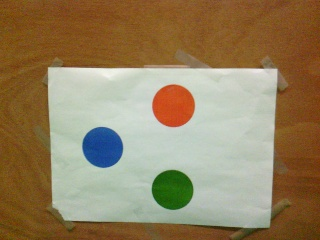
#> input picture Quest 2/Assignment 2_cv3/test_image.jpg, 320 x 240 px
$ python local_tests.py   (Python 2 division)   (older library calls are emulated)
#> lines starting #> are read from the running program, lines starting #| are printed output that depends on the picture; after the words box and inside, x2 and y2 are one past the last pixel; in counts of white or black regions, pixels touching at a corner belong together
import cv2
# import cv2.cv as cv
import numpy, math
import numpy as np
from itertools import combinations, product
# from naoqi import ALProxy
import time
import sys


#Filter HSV Image with given values
def filterImage( img, min_bgr, max_bgr):
    '''
    Input: HSV Image, 2 List of min and max HSV values
    Output: Black White Matrix/Image
    '''
    ## implement your filtering here.
    img = img
    min_scal = np.array(min_bgr)
    max_scal = np.array(max_bgr)

    resultimg = cv2.inRange(img, min_scal, max_scal)

    # return resultimg
    return cv2.blur(resultimg, (3,3))

#Find Circle in a filtered image
def findCircle(imgMat):
    '''
    Input: Black Whit Image
    Return: List of center position of found Circle
    '''

    img = imgMat

    # Hough algorithm parameters
    dp = 2
    minD = 30
    p1 = 255
    p2 = 27
    minS = 8
    maxS = 70
    circles = cv2.HoughCircles(img, cv2.HOUGH_GRADIENT, dp, minD, None, p1, p2, minS, maxS)

    try:
        n_circles = len(circles)
        return np.reshape(circles,(circles.shape[1],circles.shape[2]))
    except TypeError:
        return np.asarray([])

def in_range_bgr(img,bgr_low,bgr_high):
    return cv2.inRange(img, np.array(bgr_low), np.array(bgr_high))

def filter_find_circle( image, bgr_low, bgr_high):
    """Filters image to black and white inbetween color range.
    Returns circles found in black and white image"""
    bw_image = filterImage(image, bgr_low, bgr_high)
    blobs = findCircle(bw_image)
    return blobs, bw_image


def cutout_paper( image, blueBlobs):
    """Masks paper out of the whole image by filling up the shape where the blueBlob was found"""
    # Prepare image
    gray = cv2.cvtColor(image, cv2.COLOR_BGR2GRAY)
    # canny = cv2.Canny(gray, 130, 255, 10)
    ret, thresh = cv2.threshold(gray, 160, 255, 0)
    mask = np.full(gray.shape, 255 ,dtype=np.uint8)     # Create mask


    # [20 lines of commented-out code are left out]
    contours, hierarchy = cv2.findContours(thresh, cv2.RETR_TREE, cv2.CHAIN_APPROX_SIMPLE)

    # contours = contours[0] if len(contours) == 2 else contours[1]
    biggest_contour = 0
    mid_paper = blueBlobs[0][:2]

    for c, h in zip(contours, hierarchy[0]):
        if h[3] == -1 and h[2] > 0:
            print("++++++++++++++++++++++++++++++++++++++++++++++++++++")
            print(c, h)
            print("Drawn")
            if len(c) > biggest_contour:
                mid_paper = np.mean(c, axis=0, dtype=int)
                biggest_contour = len(c)
            print("Mean paper", mid_paper)
            cv2.drawContours(mask, [c], -1, (0,255,0), 1)
    print(blueBlobs[0][:2])
    print(mid_paper[0])
    # print(foo)
    # Create mask for floodfill
    h, w = mask.shape[:2]
    mask2 = np.zeros((h+2, w+2), np.uint8)

    # Fill mask from blob
    cv2.floodFill(mask, mask2, tuple(mid_paper[0]), 0)
    # cv2.floodFill(mask, mask2, tuple(blueBlobs[0][:2]), 0)

    # cv2.imshow("Mask", mask)
    # cv2.waitKey(0)
    image[mask.astype(np.bool), :] = 0
    cv2.imshow("Mask", image)
    cv2.waitKey(0)

    # print(foo)
    return image

def slice_coords( blobsList):
    """
    Input: blobsList with [x , y , radius]
    Returns: Array with x, y coordinates according to number of blobs found
    """
    xyblobsList = []
    for blobList in blobsList:
        if len(blobList) == 0:
            xyblobsList.append([])
        else:
            xyblobsList.append(blobList[:, :2])

    return np.asarray(xyblobsList)

def find_in_bound_blobs( blobsList, image_dim):
    in_bounds_blobs = []
    for blobList in blobsList:
        legal_blobs = []
        for blob in blobList:
            blob_dim = blob[:2]
            # Blob out of bounds
            if blob_dim[0] > image_dim[0] or blob_dim[1] > image_dim[1]:
                continue
            # Legal blob
            else:
                legal_blobs.append(blob)
        # Append all legal blobs
        in_bounds_blobs.append(np.asarray(legal_blobs))
    return np.asarray(in_bounds_blobs)

def find_plausible_blobs( blobsList):
    ps = list(product(*blobsList))
    plausible_blobLists = []
    for p in ps:
        blue, green, red = p
        coords = [blue[:2], green[:2], red[:2]]
        center = calcMidLandmark(coords)

        DistFromCenter = calcDistanceFromCenter(coords, center)
        std_DistanceFromCenter = np.std(DistFromCenter)

        if std_DistanceFromCenter > max(DistFromCenter) * 0.2:
            continue

        else:
            plausible_blobLists.append(p)
    return plausible_blobLists

# Proces image to detect color blobs
def getBlobsData( image):
    '''
    Input: Image
    Return: numberOfBlobsFound , [List [center-pixels] of blobs]
    '''

    # Filter blue circle
    # blueBlobs, bw_image_blue = filter_find_circle(image, [70,0,0],[255,100,100])
    blueBlobs, bw_image_blue = filter_find_circle(image, [80,0,0],[255,100,100])


    # Check wether blue circle was found
    blueLen = len(blueBlobs)

    # Cut out section with blobs from picture
    if blueLen == 1:
        image = cutout_paper(image, blueBlobs)

    cv2.imshow("Cutout", image)
    cv2.waitKey(0)

    # Filter for green blobs
    # greenBlobs, bw_image_green = filter_find_circle(image, [0,70,0],[100,255,100])
    greenBlobs, bw_image_green = filter_find_circle(image, [0,80,0],[120,255,120])
    # Filter for red blobs
    # redBlobs, bw_image_red = filter_find_circle(image, [0,0,170], [95,130,255])
    redBlobs, bw_image_red = filter_find_circle(image, [0,0,170], [100,130,255])

    ########## OPTIONAL ###############
    # Add all filtered images for total black/white image
    filter_image = bw_image_blue + bw_image_green + bw_image_red

    # Check wether green and red circle was found
    greenLen = len(greenBlobs)
    redLen = len(redBlobs)

    print("Blue blobs", blueBlobs)
    print("green blobs", greenBlobs)
    print("red blobs", redBlobs)

    blobsList = [blueBlobs, greenBlobs, redBlobs]
    print("Full bloblist", blobsList)
    # print(blobsList)
    if blueLen == 0 or greenLen == 0 or redLen == 0:
        xyblobsList = slice_coords(blobsList)
        drawn_circles = drawCircles(blobsList)
        return blueLen + greenLen + redLen, xyblobsList, filter_image, drawn_circles

    # Get dimensions of picture and reverse them for ease of use (x, y)
    image_dim = np.asarray(list(image.shape[:2])[::-1], dtype=float)

    # Find all blobs in dimensions of picture
    blobsList = find_in_bound_blobs(blobsList, image_dim)
    # [12 lines of commented-out code are left out]
    blueLen = len(blobsList[0])
    greenLen = len(blobsList[1])
    redLen = len(blobsList[2])

    # Check if there is a blob of each colour
    if blueLen == 0 or greenLen == 0 or redLen == 0:
        xyblobsList = slice_coords(blobsList)
        drawn_circles = drawCircles(blobsList)
        return blueLen + greenLen + redLen, xyblobsList, filter_image, drawn_circles

    # Radius check for all blobs
    n_blobs_per_colour = [len(blobList) for blobList in blobsList]
    mean_blobs = np.mean(n_blobs_per_colour)
    n_blobs = sum(n_blobs_per_colour)

    print(mean_blobs)
    print(n_blobs)
    print(blueLen, greenLen, redLen)

    print(min(blueLen, greenLen, redLen))
    print(max(blueLen, greenLen, redLen))
    print(3 > n_blobs > 7)
    # Check combinations if there 4 or 5 blobs and each list contains at least 1 and at most 2 blobs
    if mean_blobs != 1.0 and n_blobs > 3 and n_blobs < 7 and min(blueLen, greenLen, redLen) > 0 and max(blueLen, greenLen, redLen) < 4:
        print("AVERAGE IS NOT EQUAL TO ONE. LOOKING FOR PLAUSIBLE BLOB COMBINATIONS")
        plausible_blobLists = find_plausible_blobs(blobsList)

        if len(plausible_blobLists) == 1:
            print("One plausible blob combination found")
            blobsList = plausible_blobLists[0]
            n_blobs = len(xyblobsList[0]) + len(xyblobsList[1]) + len(xyblobsList[2])

        else:
            print("Too many or too little plausible blobs found")
            return 0, np.asarray([[], [], []]), filter_image, filter_image

    print(blobsList)
    xyblobsList = slice_coords(blobsList)
    drawn_circles = drawCircles(blobsList)
    return n_blobs, xyblobsList, filter_image, drawn_circles

def get_correct_blobsList( blobsList):
    lenList = [len(colour) for colour in blobsList]
    if max(lenList) == min(lenList) == 1:
        new_blobsList = []
        for colour in blobsList:
            new_blobsList.append(colour[0])
        return 3, new_blobsList
    return 0, []


def drawCircles(circle_data):
    if circle_data != []:
        img = np.zeros((240,320,3), np.uint8)
        for colour in circle_data:
            # Only 1 blob found
            if colour != []:
                if type(colour[0]) is float or type(colour[0]) is int:
                    if colour != []:
                        cv2.circle(img,(colour[0],colour[1]),colour[2],(255,255,255),-1)
                # Multiple blobs found
                else:
                    for circle in colour:
                        if circle != []:
                            cv2.circle(img,(circle[0],circle[1]),circle[2],(255,255,255),-1)
        return img
    else:
        print "NO CIRCLES"

def main():
    image = cv2.imread("test_image.jpg")
#> image is the input picture: shape (240, 320, 3); mean B, G, R 94.9, 128.3, 147.8

    amount_of_blobs, coords, imagearray, found_img = getBlobsData(image)
#> in filterImage, `resultimg = cv2.inRange(img, min_scal, max_scal)`:
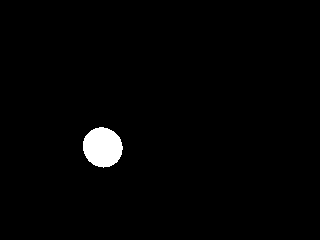
#> resultimg: shape (240, 320); 1.6% white; 1 white region, box (x1, y1, x2, y2) and area: (83, 127, 123, 168) 1247
#> in findCircle, `circles = cv2.HoughCircles(img, cv2.HOUGH_GRADIENT, dp, minD, None, p1..`: circles = [[101, 147, 18.8]]
#> in findCircle, `n_circles = len(circles)`: n_circles = 1
#> in filter_find_circle, `blobs = findCircle(bw_image)`: blobs = [[101, 147, 18.8]]
#> in getBlobsData, `blueLen = len(blueBlobs)`: blueLen = 1
#> in cutout_paper, `gray = cv2.cvtColor(image, cv2.COLOR_BGR2GRAY)`:
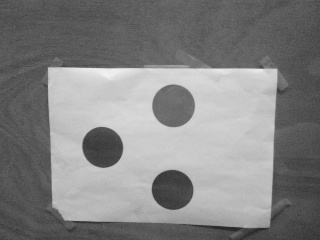
#> gray: shape (240, 320); min 37, max 243, mean 130.3
#> in cutout_paper, `ret, thresh = cv2.threshold(gray, 160, 255, 0)`:
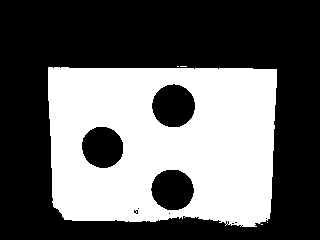
#> thresh: shape (240, 320); 39% white; 5 white regions (4 under 20 px)
#> in cutout_paper, `contours, hierarchy = cv2.findContours(thresh, cv2.RETR_TREE, cv2.CHAI..`: contours = 18 contours, 14 with area under 20; largest, box (x1, y1, x2, y2) and area: (48, 67, 277, 227) 33728, (151, 83, 196, 128) 1492, (150, 169, 195, 211) 1409, (81, 126, 124, 169) 1392
#> in cutout_paper, `mid_paper = blueBlobs[0][:2]`: mid_paper = [101, 147]
#> the loop in cutout_paper, `for c, h in zip(contours, hierarchy[0]):` made 18 passes
#> (h, mid_paper, biggest_contour) on pass 3: ([16, 1, 3, -1], [[178, 189]], 165)
#> h on passes 5, 6, 7, 8, 11, 12: [5, 3, -1, 2], [6, 4, -1, 2], [7, 5, -1, 2], [8, 6, -1, 2], [11, 9, -1, 2], [12, 10, -1, 2]
#> (printed output is left out)
#> after the loop in cutout_paper, `for c, h in zip(contours, hierarchy[0]):`:
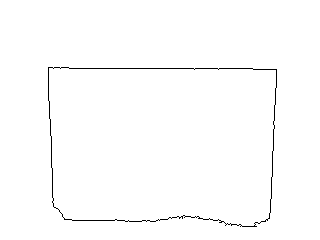
#> mask: shape (240, 320); 99% white; black in thin lines or dots, all inside (x1, y1, x2, y2) = (48, 67, 277, 227)
#> after the loop in cutout_paper, `for c, h in zip(contours, hierarchy[0]):`: biggest_contour = 165
#| [101. 147.]
#| [178 189]
#> in cutout_paper, `cv2.floodFill(mask, mask2, tuple(mid_paper[0]), 0)`:
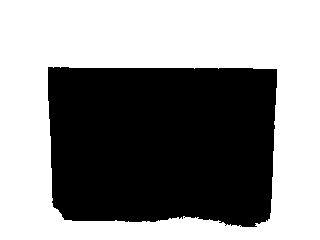
#> mask: shape (240, 320); 55.6% white; 1 black region, box (x1, y1, x2, y2) and area: (48, 67, 277, 227) 34109
#> in cutout_paper, `image[mask.astype(np.bool), :] = 0`:
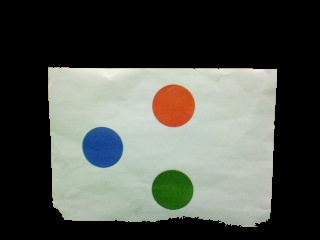
#> image: shape (240, 320, 3); mean B, G, R 76.2, 82.7, 79.1
#> in filterImage (call 2), `resultimg = cv2.inRange(img, min_scal, max_scal)`: resultimg: shape (240, 320); 1.7% white; 4 white regions (3 under 20 px), largest, box (x1, y1, x2, y2) and area: (152, 170, 193, 210) 1309
#> in getBlobsData, `greenBlobs, bw_image_green = filter_find_circle(image, [0,80,0],[120,2..`: greenBlobs = [[173, 189, 19.2]]
#> in filterImage (call 3), `resultimg = cv2.inRange(img, min_scal, max_scal)`: resultimg: shape (240, 320); 1.8% white; 1 white region, box (x1, y1, x2, y2) and area: (153, 85, 195, 127) 1383
#> in getBlobsData, `redBlobs, bw_image_red = filter_find_circle(image, [0,0,170], [100,130..`: redBlobs = [[173, 105, 21.4]]
#> in getBlobsData, `filter_image = bw_image_blue + bw_image_green + bw_image_red`:
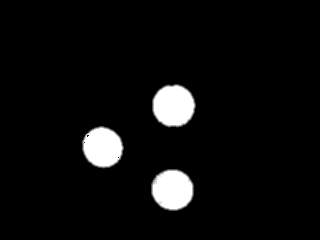
#> filter_image: shape (240, 320); min 0, max 255, mean 13.1
#> in getBlobsData, `greenLen = len(greenBlobs)`: greenLen = 1
#| Blue blobs [[101.  147.   18.8]]
#| green blobs [[173.  189.   19.2]]
#| red blobs [[173.  105.   21.4]]
#> in getBlobsData, `blobsList = [blueBlobs, greenBlobs, redBlobs]`: blobsList = [[[101, 147, 18.8]], [[173, 189, 19.2]], [[173, 105, 21.4]]]
#| Full bloblist [array([[101. , 147. ,  18.8]], dtype=float32), array([[173. , 189. ,  19.2]], dtype=float32), array([[173. , 105. ,  21.4]], dtype=float32)]
#> the loop in find_in_bound_blobs, `for blobList in blobsList:` made 3 passes
#> after the loop in find_in_bound_blobs, `for blobList in blobsList:`: in_bounds_blobs has the same summary as blobsList in getBlobsData
#> in getBlobsData, `blobsList = find_in_bound_blobs(blobsList, image_dim)`: blobsList = [[101, 147, 18.8], [173, 189, 19.2], [173, 105, 21.4]]
#> in getBlobsData, `n_blobs_per_colour = [len(blobList) for blobList in blobsList]`: n_blobs_per_colour = [1, 1, 1]
#> in getBlobsData, `mean_blobs = np.mean(n_blobs_per_colour)`: mean_blobs = 1
#> in getBlobsData, `n_blobs = sum(n_blobs_per_colour)`: n_blobs = 3
#| 1.0
#| 3
#| 1 1 1
#| 1
#| 1
#| False
#| [[[101.  147.   18.8]]
#|  [[173.  189.   19.2]]
#|  [[173.  105.   21.4]]]
#> the loop in slice_coords, `for blobList in blobsList:` made 3 passes
#> after the loop in slice_coords, `for blobList in blobsList:`: xyblobsList = [[[101, 147]], [[173, 189]], [[173, 105]]]
#> in getBlobsData, `xyblobsList = slice_coords(blobsList)`: xyblobsList = [[101, 147], [173, 189], [173, 105]]
    # [4 lines of commented-out code are left out]


if __name__ == "__main__":
#> (the run stopped early here; a loop or call above may not have finished)
